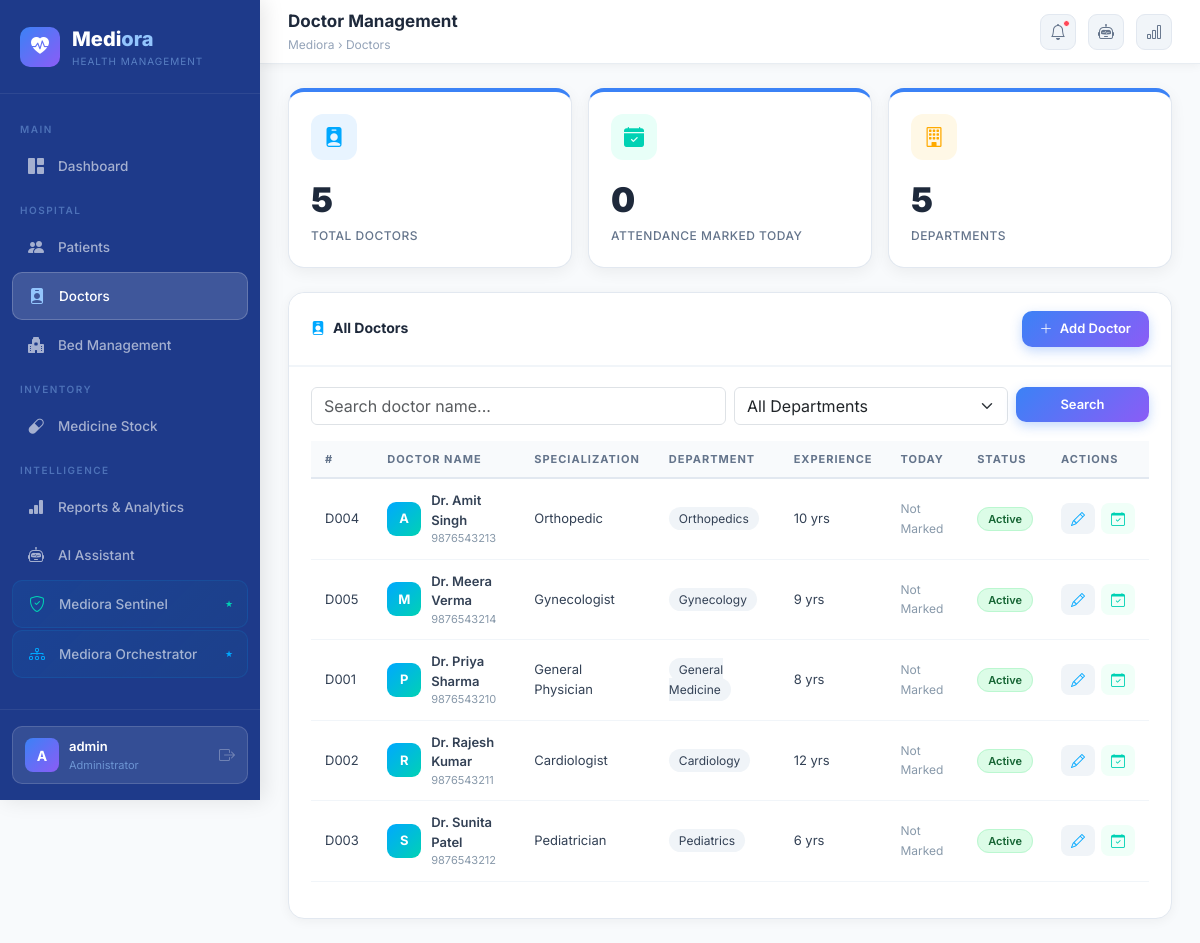
/doctors (signed in), run on the app's committed database.
### app.py (models this page shows, shortened)
class Admin(db.Model):
    __tablename__ = 'admin'
    id = db.Column(db.Integer, primary_key=True)
    username = db.Column(db.String(80), unique=True, nullable=False)
    email = db.Column(db.String(120), unique=True, nullable=False)
    password_hash = db.Column(db.String(255), nullable=False)
    hospital_name = db.Column(db.String(200), default='Mediora Health Centre')
    created_at = db.Column(db.DateTime, default=datetime.utcnow)
    @property
    def is_authenticated(self): return True

class Doctor(db.Model):
    __tablename__ = 'doctors'
    id = db.Column(db.Integer, primary_key=True)
    name = db.Column(db.String(120), nullable=False)
    specialization = db.Column(db.String(100), nullable=False)
    department = db.Column(db.String(100), nullable=False)
    phone = db.Column(db.String(15))
    email = db.Column(db.String(120))
    experience_years = db.Column(db.Integer, default=0)
    status = db.Column(db.String(20), default='Active')
    created_at = db.Column(db.DateTime, default=datetime.utcnow)
    patients = db.relationship('Patient', backref='doctor', lazy=True)
    attendance_records = db.relationship('Attendance', backref='doctor', lazy=True)

### app.py (the view)
@app.route('/doctors')
@login_required
def doctors():
    search = request.args.get('search', '').strip()
    dept_filter = request.args.get('department', '').strip()
    query = Doctor.query
    if search: query = query.filter(Doctor.name.ilike(f'%{search}%'))
    if dept_filter: query = query.filter_by(department=dept_filter)
    all_doctors = query.order_by(Doctor.name).all()
    departments = [d[0] for d in db.session.query(Doctor.department).distinct().all() if d[0]]
    today_attendance = {a.doctor_id: a for a in Attendance.query.filter_by(date=date.today()).all()}
    return render_template('doctors.html', doctors=all_doctors, departments=departments,
        today_attendance=today_attendance, search=search, dept_filter=dept_filter, today=date.today())

### app.py (called while the page is built)
@login_manager.user_loader
def load_user(user_id):
    return Admin.query.get(int(user_id))

### templates/doctors.html (shortened to what this page needs)
{% extends "base.html" %}
{% block page_title %}Doctor Management{% endblock %}
{% block breadcrumb %}Doctors{% endblock %}
{% block content %}
<div class="row g-3 mb-4">
    <div class="col-md-4">
        <div class="stat-card">
            <div class="icon-box" style="background:#e8f4ff;">
                <i class="bi bi-person-badge-fill" style="color:#00a8ff;"></i>
            </div>
            <div class="stat-value">{{ doctors|length }}</div>
            <div class="stat-label">Total Doctors</div>
        </div>
    </div>
    <div class="col-md-4">
        <div class="stat-card">
            <div class="icon-box" style="background:#e8fff8;">
                <i class="bi bi-calendar-check-fill" style="color:#00d2b4;"></i>
            </div>
            <div class="stat-value">{{ today_attendance|length }}</div>
            <div class="stat-label">Attendance Marked Today</div>
        </div>
    </div>
    <div class="col-md-4">
        <div class="stat-card">
            <div class="icon-box" style="background:#fff8e6;">
                <i class="bi bi-building" style="color:#ffaa00;"></i>
            </div>
            <div class="stat-value">{{ departments|length }}</div>
            <div class="stat-label">Departments</div>
        </div>
    </div>
</div>
<div class="content-card">
    <div class="content-card-header">
        <h6><i class="bi bi-person-badge-fill me-2" style="color:#00a8ff;"></i>All Doctors</h6>
        <button class="btn-primary-custom btn" data-bs-toggle="modal" data-bs-target="#addDoctorModal">
            <i class="bi bi-plus-lg me-1"></i> Add Doctor
        </button>
    </div>
    <div class="content-card-body">
        <form method="GET" action="/doctors" class="row g-2 mb-3">
            <div class="col-md-6">
                <input type="text" name="search" class="form-control" placeholder="Search doctor name..." value="{{ search }}">
            </div>
            <div class="col-md-4">
                <select name="department" class="form-select">
                    <option value="">All Departments</option>
                </select>
            </div>
            <div class="col-md-2">
                <button type="submit" class="btn-primary-custom btn w-100">Search</button>
            </div>
        </form>
        <div class="table-responsive">
            <table class="table">
                <thead>
                    <tr>
                        <th>#</th>
                        <th>Doctor Name</th>
                        <th>Specialization</th>
                        <th>Department</th>
                        <th>Experience</th>
                        <th>Today</th>
                        <th>Status</th>
                        <th>Actions</th>
                    </tr>
                </thead>
                <tbody>
                    {% for doctor in doctors %}
                    <tr>
                        <td style="color:#8899aa;">D{{ '%03d' % doctor.id }}</td>
                        <td>
                            <div style="display:flex;align-items:center;gap:10px;">
                                <div style="width:34px;height:34px;border-radius:9px;background:linear-gradient(135deg,#00a8ff,#00d2b4);display:flex;align-items:center;justify-content:center;color:white;font-weight:700;font-size:13px;flex-shrink:0;">
                                    {{ doctor.name[0] }}
                                </div>
                                <div>
                                    <div style="font-weight:600;">Dr. {{ doctor.name }}</div>
                                    <div style="font-size:11px;color:#8899aa;">{{ doctor.phone }}</div>
                                </div>
                            </div>
                        </td>
                        <td>{{ doctor.specialization }}</td>
                        <td>
                            <span style="background:#f0f4f8;padding:4px 10px;border-radius:20px;font-size:12px;">
                                {{ doctor.department }}
                            </span>
                        </td>
                        <td>{{ doctor.experience_years }} yrs</td>
                        <td>
                            {% if doctor.id in today_attendance %}
                                {% set att = today_attendance[doctor.id] %}
                                {% if att.status == 'Present' %}
                                    <span class="badge-status badge-available">Present</span>
                                {% elif att.status == 'Absent' %}
                                    <span class="badge-status badge-occupied">Absent</span>
                                {% else %}
                                    <span class="badge-status badge-low">Late</span>
                                {% endif %}
                            {% else %}
                                <span style="color:#8899aa;font-size:12px;">Not Marked</span>
                            {% endif %}
                        </td>
                        <td>
                            {% if doctor.status == 'Active' %}
                                <span class="badge-status badge-available">Active</span>
                            {% else %}
                                <span class="badge-status badge-occupied">Inactive</span>
                            {% endif %}
                        </td>
                        <td>
                            <div style="display:flex;gap:6px;">
                                <button class="btn btn-sm" style="background:#f0f4f8;border:none;border-radius:8px;padding:5px 10px;"
                                    data-bs-toggle="modal" data-bs-target="#editDoctorModal{{ doctor.id }}">
                                    <i class="bi bi-pencil" style="color:#00a8ff;"></i>
                                </button>
                                <button class="btn btn-sm" style="background:#f0fff8;border:none;border-radius:8px;padding:5px 10px;"
                                    data-bs-toggle="modal" data-bs-target="#attendanceModal{{ doctor.id }}">
                                    <i class="bi bi-calendar-check" style="color:#00d2b4;"></i>
                                </button>
                            </div>
                        </td>
                    </tr>
                    {% endfor %}
                </tbody>
            </table>
        </div>
    </div>
</div>
{% endblock %}

### templates/base.html (shortened to what this page needs)
<!DOCTYPE html>
<html lang="en">
<head>
    <link href="https://cdn.jsdelivr.net/npm/bootstrap@5.3.2/dist/css/bootstrap.min.css" rel="stylesheet">
    <link href="https://cdn.jsdelivr.net/npm/bootstrap-icons@1.11.3/font/bootstrap-icons.css" rel="stylesheet">
    <link rel="stylesheet" href="/static/css/style.css">
</head>
<body>
<div class="sidebar">
    <div class="sidebar-brand">
        <div class="logo"><i class="bi bi-heart-pulse-fill"></i></div>
        <div>
            <div class="name">Medi<span>ora</span></div>
            <div class="sub">Health Management</div>
        </div>
    </div>
    <nav class="sidebar-nav">
        <div class="nav-section-label">Main</div>
        <a href="/dashboard" class="nav-link {% if request.endpoint == 'dashboard' %}active{% endif %}">
            <i class="bi bi-grid-1x2-fill"></i> Dashboard
        </a>
        <div class="nav-section-label">Hospital</div>
        <a href="/patients" class="nav-link {% if request.endpoint == 'patients' %}active{% endif %}">
            <i class="bi bi-people-fill"></i> Patients
        </a>
        <a href="/doctors" class="nav-link {% if request.endpoint == 'doctors' %}active{% endif %}">
            <i class="bi bi-person-badge-fill"></i> Doctors
        </a>
        <a href="/beds" class="nav-link {% if request.endpoint == 'beds' %}active{% endif %}">
            <i class="bi bi-hospital-fill"></i> Bed Management
        </a>
        <div class="nav-section-label">Inventory</div>
        <a href="/inventory" class="nav-link {% if request.endpoint == 'inventory' %}active{% endif %}">
            <i class="bi bi-capsule"></i> Medicine Stock
        </a>
        <div class="nav-section-label">Intelligence</div>
        <a href="/reports" class="nav-link {% if request.endpoint == 'reports' %}active{% endif %}">
            <i class="bi bi-bar-chart-fill"></i> Reports & Analytics
        </a>
        <a href="/chatbot" class="nav-link {% if request.endpoint == 'chatbot' %}active{% endif %}">
            <i class="bi bi-robot"></i> AI Assistant
        </a>
        <a href="/sentinel" class="nav-link {% if request.endpoint == 'sentinel' %}active{% endif %}" style="background: linear-gradient(135deg, rgba(0,168,255,0.08), rgba(0,210,180,0.04)); border: 1px solid rgba(0,168,255,0.12);">
            <i class="bi bi-shield-check" style="color:#00d2b4;"></i> Mediora Sentinel <span style="margin-left:auto;font-size:9px;color:#00d2b4;">★</span>
        </a>
        <a href="/orchestrator" class="nav-link {% if request.endpoint == 'orchestrator' %}active{% endif %}" style="background: linear-gradient(135deg, rgba(0,168,255,0.08), rgba(0,210,180,0.04)); border: 1px solid rgba(0,168,255,0.12);">
            <i class="bi bi-diagram-3" style="color:#00a8ff;"></i> Mediora Orchestrator <span style="margin-left:auto;font-size:9px;color:#00a8ff;">★</span>
        </a>
    </nav>
    <div class="sidebar-footer">
        <div class="user-card">
            <div class="user-avatar">{{ current_user.username[0].upper() }}</div>
            <div class="user-info">
                <div class="uname">{{ current_user.username }}</div>
                <div class="urole">Administrator</div>
            </div>
            <a href="/logout" class="logout-btn" title="Logout">
                <i class="bi bi-box-arrow-right"></i>
            </a>
        </div>
    </div>
</div>
<div class="main-content">
    <div class="topbar">
        <div class="topbar-left">
            <div class="page-title">{% block page_title %}Dashboard{% endblock %}</div>
            <div class="breadcrumb-text">Mediora › {% block breadcrumb %}Overview{% endblock %}</div>
        </div>
        <div class="topbar-right">
            <div class="topbar-badge">
                <a href="/inventory" class="topbar-btn"><i class="bi bi-bell"></i></a>
                <span class="badge-dot"></span>
            </div>
            <a href="/chatbot" class="topbar-btn"><i class="bi bi-robot"></i></a>
            <a href="/reports" class="topbar-btn"><i class="bi bi-bar-chart"></i></a>
        </div>
    </div>
    <div class="page-body">
        {% block content %}{% endblock %}
    </div>
</div>
</body>
</html>

### static/css/style.css (style rules this page uses)
body { font-family: 'Inter', sans-serif !important; background: #f8fafc !important; }
.sidebar { background: #1e3a8a !important; border-right: none !important; box-shadow: 4px 0 20px rgba(0,0,0,0.1) !important; }
.sidebar-brand .logo { background: linear-gradient(135deg, #3b82f6, #8b5cf6) !important; }
.sidebar-brand .name { color: white !important; }
.sidebar-brand .name span { color: #93c5fd !important; }
.sidebar-brand .sub { color: rgba(147,197,253,0.5) !important; }
.nav-link { color: rgba(255,255,255,0.6) !important; }
.nav-link.active { background: rgba(255,255,255,0.15) !important; color: white !important; border: 1px solid rgba(255,255,255,0.2) !important; }
.nav-link.active i { color: #93c5fd !important; }
.nav-section-label { color: rgba(147,197,253,0.4) !important; }
.user-card { background: rgba(255,255,255,0.1) !important; border: 1px solid rgba(255,255,255,0.15) !important; }
.user-avatar { background: linear-gradient(135deg, #3b82f6, #8b5cf6) !important; }
.user-info .uname { color: white !important; }
.user-info .urole { color: rgba(147,197,253,0.6) !important; }
.topbar { background: white !important; box-shadow: 0 1px 10px rgba(0,0,0,0.06) !important; }
.topbar-left .page-title { color: #1e293b !important; font-weight: 700 !important; }
.topbar-left .breadcrumb-text { color: #94a3b8 !important; }
.topbar-btn { background: #f1f5f9 !important; color: #64748b !important; border: 1px solid #e2e8f0 !important; }
.page-body { background: #f8fafc !important; }
.stat-card { background: white !important; border-radius: 16px !important; border: 1px solid #e2e8f0 !important; box-shadow: 0 4px 16px rgba(0,0,0,0.06) !important; transition: all 0.3s !important; }
.stat-card:nth-child(1) { border-top: 4px solid #3b82f6 !important; }
.stat-card .stat-value { font-size: 34px !important; font-weight: 900 !important; color: #1e293b !important; -webkit-text-fill-color: #1e293b !important; }
.stat-card .stat-label { color: #64748b !important; font-size: 12px !important; text-transform: uppercase !important; letter-spacing: 0.5px !important; }
.stat-card .icon-box { border-radius: 12px !important; }
.content-card { background: white !important; border-radius: 16px !important; border: 1px solid #e2e8f0 !important; box-shadow: 0 2px 12px rgba(0,0,0,0.05) !important; }
.content-card-header { background: white !important; border-bottom: 2px solid #f1f5f9 !important; border-radius: 16px 16px 0 0 !important; }
.content-card-header h6 { color: #1e293b !important; font-weight: 700 !important; }
.table th { background: #f8fafc !important; color: #64748b !important; font-size: 11px !important; font-weight: 700 !important; text-transform: uppercase !important; letter-spacing: 1px !important; border-bottom: 2px solid #e2e8f0 !important; }
.table td { color: #334155 !important; border-bottom: 1px solid #f1f5f9 !important; font-size: 13px !important; }
.btn-primary-custom { background: linear-gradient(135deg, #3b82f6, #8b5cf6) !important; border: none !important; border-radius: 10px !important; color: white !important; font-weight: 600 !important; box-shadow: 0 4px 12px rgba(59,130,246,0.3) !important; transition: all 0.2s !important; }
.badge-available { background: #dcfce7 !important; color: #166534 !important; border: 1px solid #bbf7d0 !important; font-weight: 600 !important; }

### data on the page
Admin: username "A", username "admin"
Doctor: id "004", name "A", name "Amit Singh", phone "9876543213", specialization "Orthopedic", department "Orthopedics", experience_years "10", shows "Not Marked", status "Active"
Doctor: id "005", name "M", name "Meera Verma", phone "9876543214", specialization "Gynecologist", department "Gynecology", experience_years "9", shows "Not Marked", status "Active"
Doctor: id "001", name "P", name "Priya Sharma", phone "9876543210", specialization "General Physician", department "General Medicine", experience_years "8", shows "Not Marked", status "Active"
Doctor: id "002", name "R", name "Rajesh Kumar", phone "9876543211", specialization "Cardiologist", department "Cardiology", experience_years "12", shows "Not Marked", status "Active"
Doctor: id "003", name "S", name "Sunita Patel", phone "9876543212", specialization "Pediatrician", department "Pediatrics", experience_years "6", shows "Not Marked", status "Active"

### other printed values
{{ doctors|length }} "5"
{{ today_attendance|length }} "0"
{{ departments|length }} "5"
